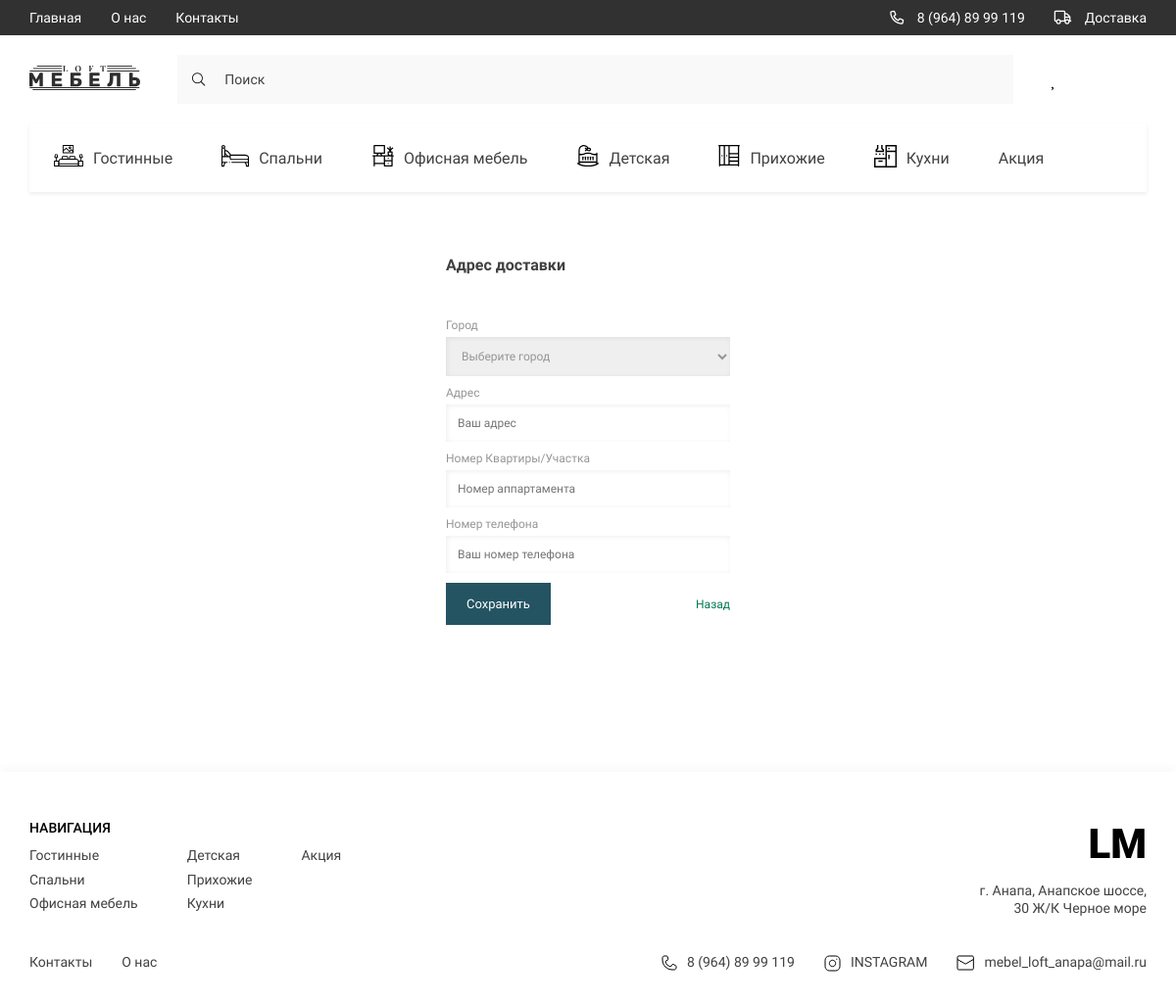
/shipping-address/, run on the app's committed database.
### store/models.py (models this page shows, shortened)
class Category(models.Model):
    title = models.CharField(max_length=255, verbose_name='Категория')
    svg = models.FileField(null=True, blank=True, upload_to='category/', verbose_name='Картина svg')
    svg_mobile = models.FileField(null=True, blank=True, upload_to='category/mobile_svg',
                                  verbose_name='Картнина мобильной версии svg')
    slug = models.SlugField(verbose_name='Слаг', unique=True, null=True)
    class Meta:
        verbose_name = 'Категория'
        verbose_name_plural = 'Категории'
    def get_absolute_url(self):
        return reverse('category', kwargs={'slug': self.slug})

class City(models.Model):
    city = models.CharField(max_length=255, verbose_name='Город доставки')
    def __str__(self):
        return self.city
    class Meta:
        verbose_name = 'Город'
        verbose_name_plural = 'Города'

### store/views.py (the view)
# urls.py: path('shipping-address/', ShippingView.as_view(), name='shipping-address'),
class ShippingView(TemplateView):
    template_name = 'store/shipping.html'
    def get_context_data(self, **kwargs):
        context = super().get_context_data(**kwargs)
        address = None
        try:
            address = ShippingAddressPermanent.objects.get(user=self.request.user)
        except:
            pass
        if address:
            context['form'] = ShippingAddressPermanentForm(instance=address)
        else:
            context['form'] = ShippingAddressPermanentForm()
        context['title'] = 'Адрес доставки'
        return context

### store/forms.py
class ShippingAddressPermanentForm(forms.ModelForm):
    city = forms.ModelChoiceField(queryset=City.objects.all(), empty_label='Выберите город', widget=forms.Select(attrs={
        'class': 'contact__section-input',
        'placeholder': 'Ваш город'
    }))
    class Meta:
        model = ShippingAddressPermanent
        fields = (
            'city',
            'address',
            'phone',
            'apartment_number')
        widgets = {
            'address': forms.TextInput(attrs={
                'class': 'contact__section-input',
                'placeholder': 'Ваш адрес'
            }),
            'phone': forms.TextInput(attrs={
                'class': 'contact__section-input',
                'placeholder': 'Ваш номер телефона'
            }),
            'apartment_number': forms.NumberInput(attrs={
                'class': 'contact__section-input',
                'placeholder': 'Номер аппартамента'
            })
        }

### store/templatetags/store_tags.py (called while the page is built)
@register.simple_tag()
def get_categories():
    return Category.objects.all()

@register.simple_tag()
def get_footer_categories():
    categories = Category.objects.all()
    footer_categories, footer_subcategories = [], []
    index = 0
    for category in categories:
        if len(footer_subcategories) >= 3:
            temp = footer_subcategories.copy()
            footer_categories.append(temp)
            footer_subcategories.clear()
            if len(categories[index::]) <= 3:
                footer_categories += [categories[index::]]
        index += 1
        footer_subcategories.append(category)
    return footer_categories

### store/templates/store/shipping.html (shortened to what this page needs)
{% extends 'base.html' %}
{% load static %}
{% block main %}
<main class="main">
    <div class="registeration">
        <div class="container">
            <div class="registeration__content">
                <form class="registeration__form active" action="{% url 'saving_shipping_address' %}" method="post">
                    <h2 class="registeration__title products__title">Адрес доставки</h2>
                    <div class="registeration__form-grid">
                        <div class="input__title">
                            <h2>Город</h2>
                            {{ form.city }}
                        </div>
                        <div class="input__title">
                            <h2>Адрес</h2>
                            {{ form.address }}
                        </div>
                        <div class="input__title">
                            <h2>Номер Квартиры/Участка</h2>
                            {{ form.apartment_number }}
                        </div>
                         <div class="input__title">
                            <h2>Номер телефона</h2>
                            {{ form.phone }}
                        </div>
                    </div>
                    <div class="registeration__btns">
                        <button class="btn registeration__btn" type="submit">Сохранить</button>
                        <a href="{% url 'home' %}"
                           style="font-size:12px; color: rgb(1, 120, 83);; margin-left:100px;">Назад</a>
                    </div>
                </form>
            </div>
        </div>
    </div>
</main>
{% endblock main %}

### templates/components/header/_header_list.html
{% load store_tags %}
{% get_categories as categories %}
<ul class="header__list _categories">
    {% for category in categories %}
    <li>
        <a href="{{ category.get_absolute_url }}" class="header__list-links">
            <span class="header__list-img">
                {% if category.svg %}
                <img src="{{ category.svg.url }}" alt="icons">
                {% endif %}
            </span>
            {{ category.title }}
        </a>
    </li>
    {% endfor %}
</ul>

### templates/components/footer/_footer_navigate.html
{% load store_tags %}
{% get_footer_categories as main_categories %}
<div class="footer__navigate">
    <div class="footer__navigate-part">
        <h2 class="footer__navigate-title">НАВИГАЦИЯ</h2>
        <div class="footer__navigate-lists">
            {% for categories in main_categories %}
            <ul class="footer__navigate-list">
                {% for category in categories %}
                        <li><a href="{{ category.get_absolute_url }}" class="footer__navigate-links">{{ category.title }}</a></li>
                {% endfor %}
            </ul>
            {% endfor %}
        </div>
    </div>
    <div class="footer__navigate-part _right">
        <a href="./index.html" class="footer__logo">LM</a>
        <p class="footer__adress">г. Анапа, Анапское шоссе, 30 Ж/К Черное море</p>
    </div>
</div>

### store/static/store/css/style.css (style rules this page uses)
:root { --containerWidth: 1140px; --primaryColor: #414141; --primaryFont: 'Roboto'; --mainColor: #245462; }
* { padding: 0; margin: 0; box-sizing: border-box; text-decoration: none; list-style: none; font-family: var(--primaryFont); }
.container { width: 100%; max-width: calc(var(--containerWidth) + 30px); margin: 0 auto; padding: 0 15px; }
.btn { outline: none; border: none; padding: 13px 20px; font-style: normal; font-weight: normal; font-size: 13px; line-height: 15px; background: var(--mainColor); border: 1px solid var(--mainColor); transition: color .3s linear, background .3s linear; color: #FFFFFF; }
.nav__content-bars, ._categories, .nav__list-links>img, .nav__bars-open, ._truck { display: none; }
.header__list { display: flex; justify-content: space-between; align-items: center; }
.header__list._categories { justify-content: flex-start; width: 100%; overflow-x: scroll; background: #FFFFFF; box-shadow: 0px 2px 4px rgba(0, 0, 0, 0.07); margin-bottom: 30px; }
.header__list-links { padding: 24px 25px; display: flex; justify-content: center; align-items: center; height: 70px; transition: background .3s linear, color .3s linear; width: max-content; font-family: 'Roboto'; font-size: 16px; line-height: 19px; color: #414141; }
.header__list-links img { margin-right: 10px; min-width: 18px; transition: filter .3s linear; }
.main { width: 100%; flex-grow: 1; padding-bottom: 150px; }
.products__title { font-size: 16px; line-height: 19px; color: #414141; margin-bottom: 35px; margin-top: 35px; }
.input__title { width: 100%; }
.input__title h2, .textarea__title { font-style: normal; font-weight: normal; font-size: 12px; line-height: 14px; color: #969696; margin-bottom: 5px; }
.contact__section-input, .contact__section-message { width: 100%; font-style: normal; font-weight: normal; font-size: 12px; line-height: 14px; resize: none; color: #969696; padding: 12px; box-shadow: inset 1px 1px 5px rgba(0, 0, 0, 0.07); border: none; outline: none; }
.registeration__form { display: none; flex-direction: column; gap: 10px; width: 100%; max-width: 290px; margin: 0 auto; }
.registeration__form.active { display: flex; }
.registeration__form-grid { display: flex; flex-direction: column; gap: 10px; width: 100%; }
.registeration__btns { display: flex; justify-content: space-between; align-items: center; }
.footer__navigate { display: flex; width: 100%; justify-content: space-between; margin-bottom: 35px; }
.footer__navigate-part._right { text-align: right; }
.footer__navigate-title { font-weight: 500; font-size: 14px; line-height: 126.69%; color: #000000; margin-bottom: 10px; text-transform: uppercase; }
.footer__navigate-lists { display: flex; }
.footer__navigate-list { display: flex; flex-direction: column; align-items: flex-start; justify-content: flex-start; }
.footer__navigate-list:not(:last-child) { margin-right: 50px; }
.footer__navigate-links { font-size: 14px; line-height: 126.69%; color: #414141; display: block; margin-bottom: 7.24px; transition: color .3s linear; }
.footer__logo { font-weight: 900; font-size: 42px; line-height: 49px; color: #000000; display: block; margin-bottom: 15px; }
.footer__adress { font-size: 14px; line-height: 126.69%; text-align: right; color: #414141; width: 100%; max-width: 171px; }

### data on the page
Category: svg (picture), title "Гостинные"
Category: svg (picture), title "Спальни"
Category: svg (picture), title "Офисная мебель"
Category: svg (picture), title "Детская"
Category: svg (picture), title "Прихожие"
Category: svg (picture), title "Кухни"
Category: title "Акция"
City: city "Выберите город"
